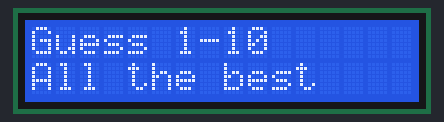
Recording of a sketch running on a simulated Arduino Uno, built with avr-gcc and run on an emulated ATmega328P. Parts: 16×2 character LCD. Random numbers use the default seed unless the sketch sets one; EEPROM starts erased.

Above: at 0.1 s.
At 28.5 s:
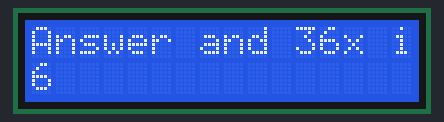
At 40.3 s:
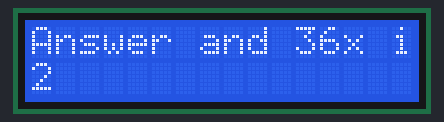
At 62.5 s:
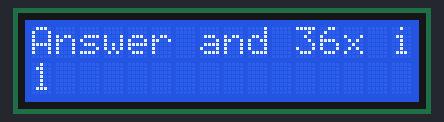
At 98.2 s:
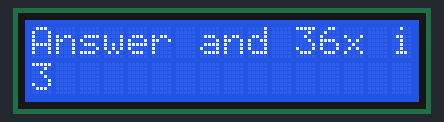
At 122.7 s:
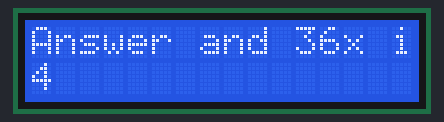

The sketch:

roulette.ino
```cpp
/*
Code by Dr. Harish with LCD shield on arduino for math and recreation which can be used in calculators on brick games.
*/
#include <EEPROM.h>
// include the library code:
#include <LiquidCrystal.h>
#include <math.h>

// initialize the library by associating any needed LCD interface pin
// with the arduino pin number it is connected to
const int rs = 8, en = 9, d4 = 4, d5 = 5, d6 = 6, d7 = 7;
LiquidCrystal lcd(rs, en, d4, d5, d6, d7);

void setup() {
  // set up the LCD's number of columns and rows:
  lcd.begin(16, 2);
  int ep=EEPROM.read(0);
  randomSeed(analogRead(A1)+ep);
  EEPROM.write(0,random(200));
  // Print a message to the LCD.


}

void loop() {
  // set the cursor to column 0, line 1
  // (note: line 1 is the second row, since counting begins with 0):
  lcd.setCursor(0, 0);
  int a;
   a=int(random(10));
   lcd.print("Guess 1-10");
   lcd.setCursor(0, 1);
    lcd.print("All the best");
  delay(3600+random(4000));
  lcd.clear();
   lcd.setCursor(0, 0);
   lcd.print("Answer and 36x if won");
    lcd.setCursor(0, 1);
    lcd.print(a);
  delay(3600+random(4000));
  lcd.clear();
}
```

Measured:
- what the display in image 1 shows lasts 7.2 s, from 28.4 s to 35.6 s
- what the display in image 2 shows lasts 5.8 s, from 40.3 s to 46.1 s
- what the display in image 3 shows lasts 5.7 s, from 62.4 s to 68.1 s
- what the display in image 5 shows lasts 4.1 s, from 122.6 s to 126.7 s
